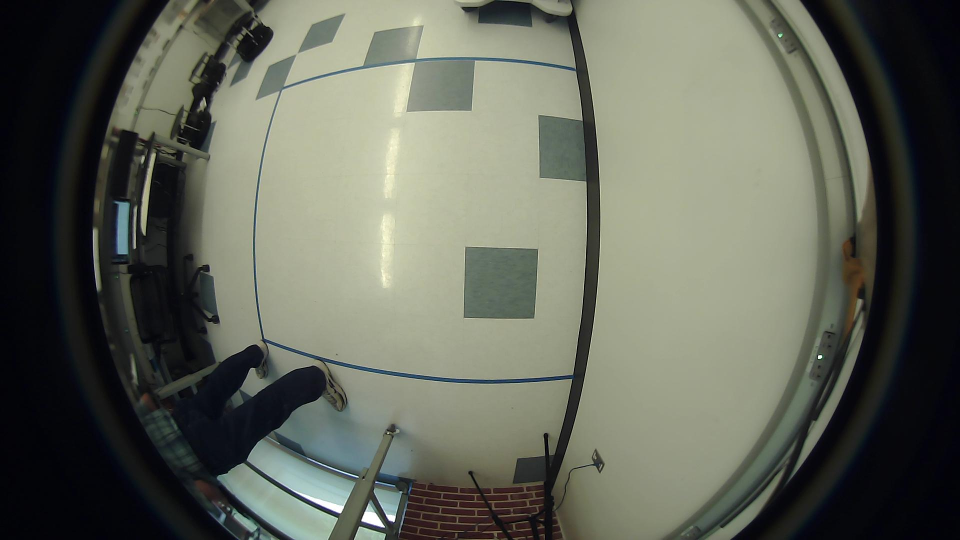
%> input picture zumo-localizer-16/Pics/bkgrnd.jpg, 1920 x 1080 px (shown at 1/2 size)
$ octave track_zumo3.m   (GNU Octave 9; MATLAB toolbox functions it lacks are replaced by stand-ins)
%> lines starting %> are read from the running program, lines starting %| are printed output that depends on the picture; in (x1, y1, x2, y2) boxes, pixels count from 0 and x2, y2 are one past the last pixel; in counts of white or black regions, pixels touching at a corner belong together; the program's own positions count from 1
%% track_zumo - find a zumo
%% track_zumo2 - loop through 10 images
%% track_zumo3 - drop the fisheye calibration as undistort is very slow.


% Only analyze portions within the sandbox
if ~exist('mask_img','var') load('mask_img.mat'); end;
if ~exist('bkgnd','var') bkgnd=rgb2gray(imread('Pics/bkgrnd.jpg')); end;
%> after `bkgnd=rgb2gray(imread('Pics/bkgrnd.jpg'))`:
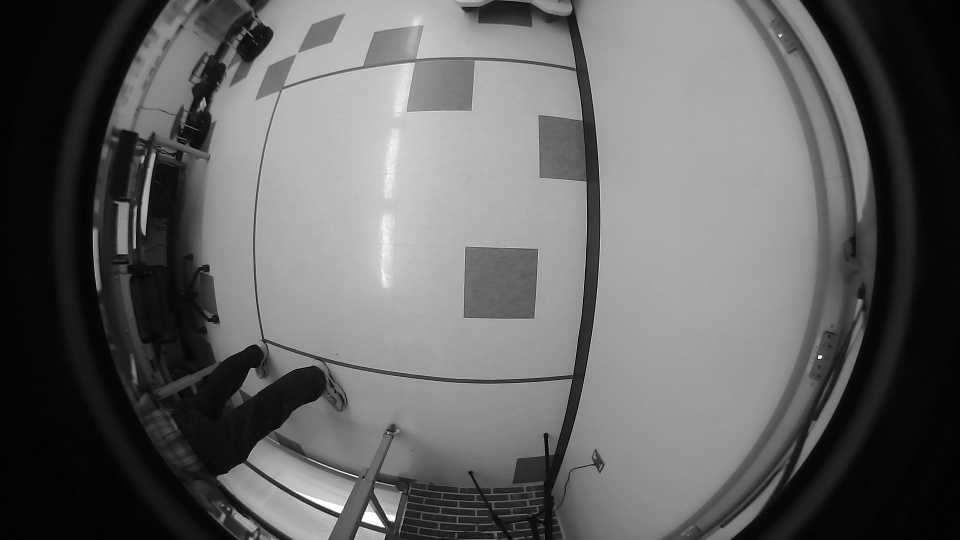
%> bkgnd: size 1080x1920 uint8 (shown at 1/2 size); min 0, max 255, mean 99.1
bkgndm = bkgnd; bkgndm(mask_img==0)=0;
%> after `bkgndm(mask_img==0)=0`:
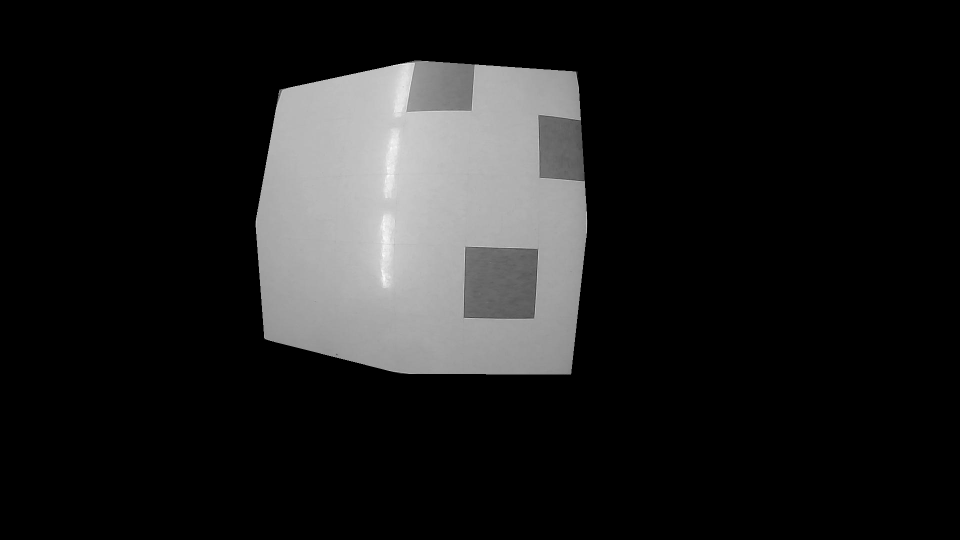
%> bkgndm: size 1080x1920 uint8 (shown at 1/2 size); min 0, max 254, mean 30.5

for i=1:10
zumo = rgb2gray(imread(sprintf('Pics/zumo%d.jpg',i)));
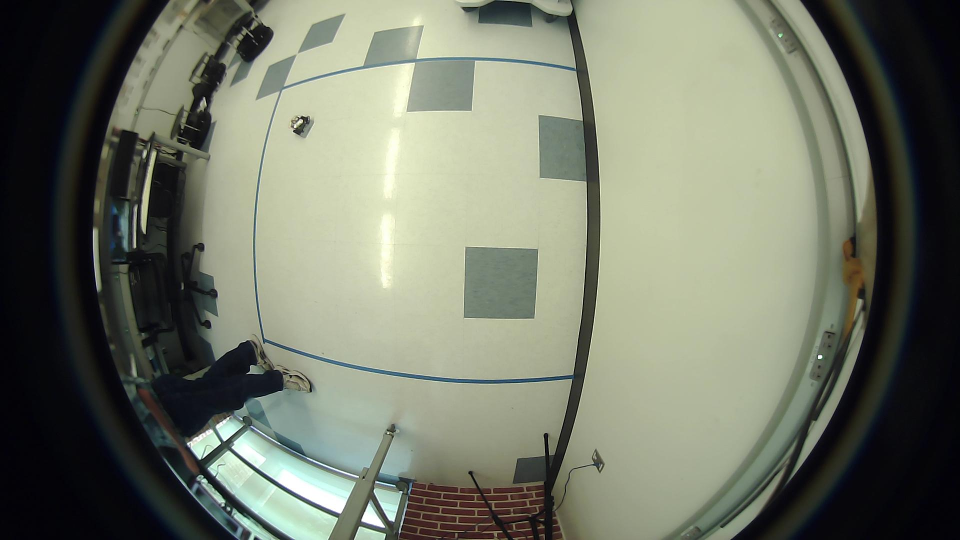
%> input picture zumo-localizer-16/Pics/zumo1.jpg, 1920 x 1080 px (shown at 1/2 size)
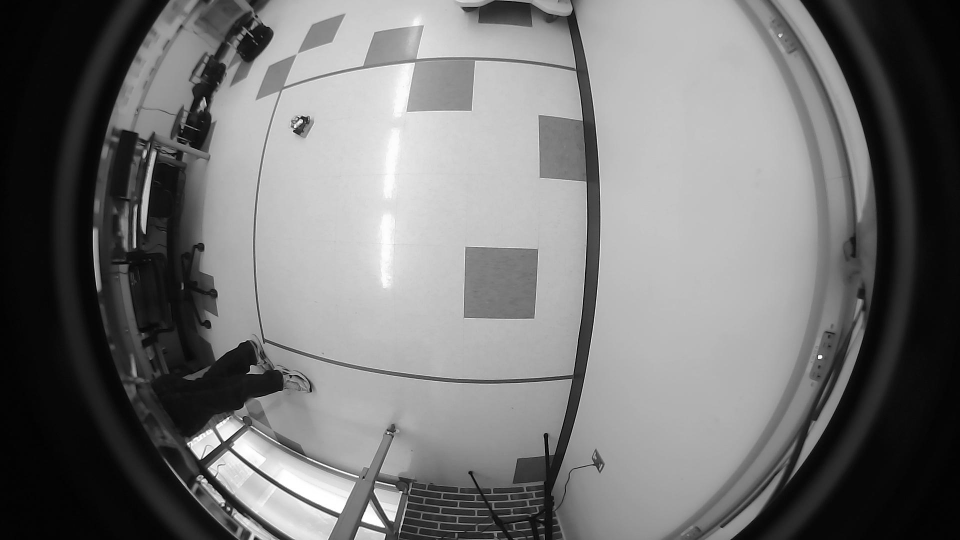
%> zumo: size 1080x1920 uint8 (shown at 1/2 size); min 0, max 255, mean 116.5
zumom = zumo;  zumom(mask_img==0)=0;
%> after `zumom(mask_img==0)=0`:
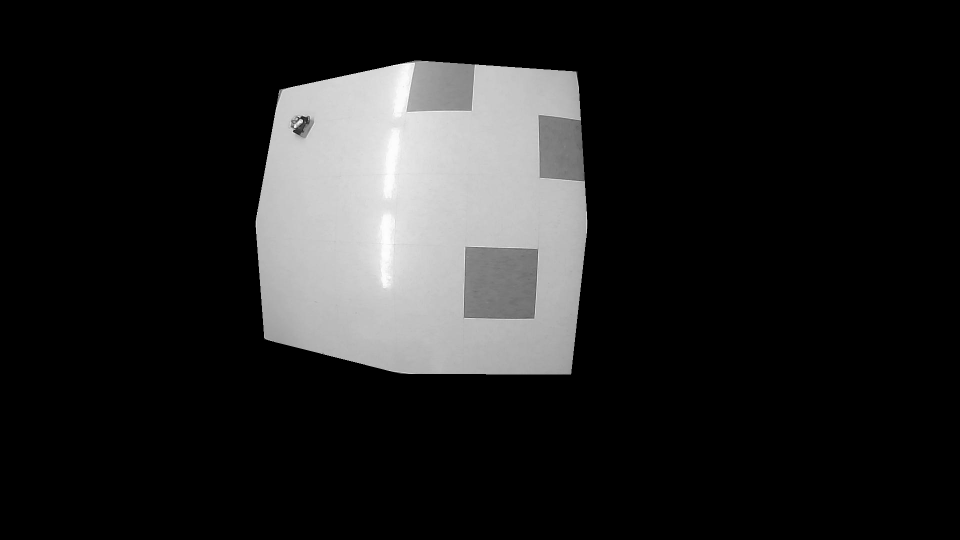
%> zumom: size 1080x1920 uint8 (shown at 1/2 size); min 0, max 254, mean 34.5

diff_img = imsubtract(bkgndm,zumom);
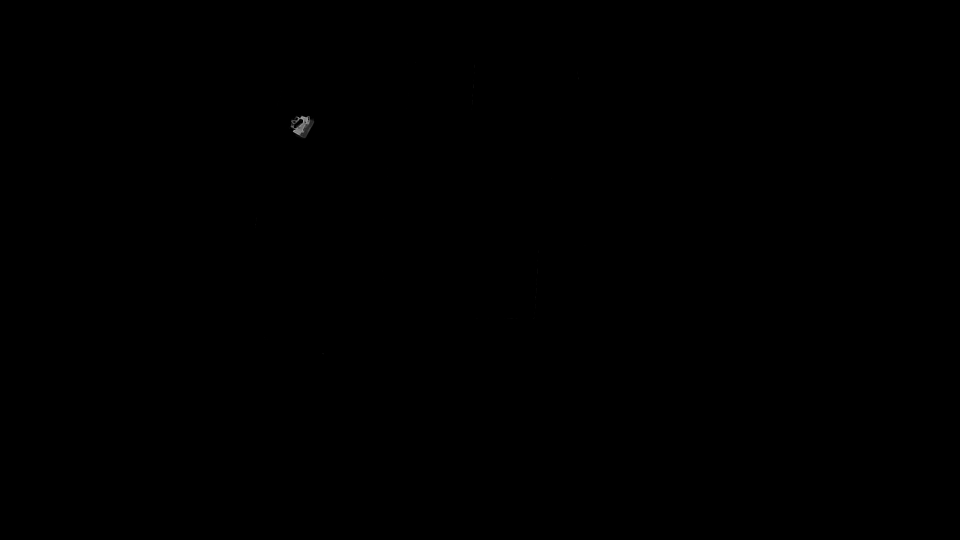
%> diff_img: size 1080x1920 uint8 (shown at 1/2 size); min 0, max 184, mean 0.1
diff_img = diff_img>max(max(diff_img))/2;
%> diff_img: size 1080x1920 logical; 0.03% white; 8 white regions (7 under 20 px), largest, box (x1, y1, x2, y2) and area: (586, 232, 619, 270) 495

% Find connected components.
blobAnalysis = vision.BlobAnalysis('AreaOutputPort', true,...
    'CentroidOutputPort', false,...
    'BoundingBoxOutputPort', true,...
    'MinimumBlobArea', 20, 'ExcludeBorderBlobs', true);
[areas, boxes] = step(blobAnalysis, diff_img);
%> areas = 495; boxes = [587 233 33 38]

% Sort connected components in descending order by area
%> (the run ends here)
